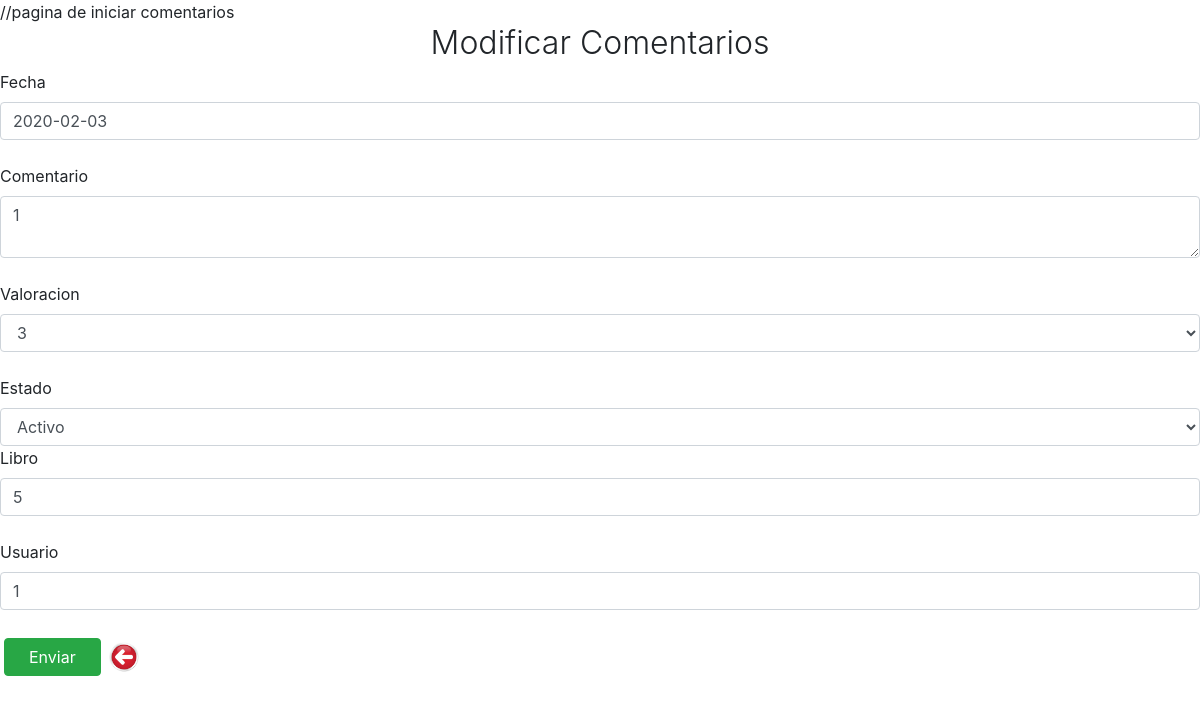
/Comentarios/modificar.php?idComentario=29, run on the app's committed database.
### tables this page shows
CREATE TABLE `comentarios` (
  `idComentario` int(11) NOT NULL,
  `fechaComentario` varchar(100) NOT NULL,
  `comentario` text NOT NULL,
  `valoracion` int(11) NOT NULL,
  `estado` int(11) NOT NULL,
  `idLibro` int(11) NOT NULL,
  `idUsuario` int(11) NOT NULL
);

### Conn/Database.php (called while the page is built, shortened)
<?php
class Databse{
  public $host = 'localhost';
  public $user = 'root';
  public $pass = '';
  public $db = 'proyectolibreria';
  function __construct()
  {
    $this->conn = $this->connectToDatabase();
    return $this->conn;
  }
  function connectToDatabase(){
    $conn = mysqli_connect($this->host, $this->user, $this->pass, $this->db);
    return $conn;
  }
}

### Comentarios/Comentarios.php (called while the page is built, shortened)
<?php
include_once(PATH . '/Conn/Database.php');
class Comentario
{
    function __construct()
    {
        $db = new Databse();
        $this->conn =  $db->__construct();
    }
    function obtenerComentario($idComentario)
    {
        $sql = "SELECT * FROM comentarios WHERE idComentario=$idComentario";
        return mysqli_fetch_object(mysqli_query($this->conn, $sql));
    }
}

### Comentarios/modificar.php (the view, shortened to what this page needs)
<!DOCTYPE html>//pagina de iniciar comentarios
<html lang="en">
<head>
    <link rel="stylesheet" href="https://stackpath.bootstrapcdn.com/bootstrap/4.4.1/css/bootstrap.min.css">
    <link rel="stylesheet" href="../includes/estilos.css">
    <link rel="stylesheet" href="../includes/fontawesome/css/all.css">
</head>
</head>
<body>
    <h2 class="text-center font-weight-light">Modificar Comentarios</h2>
    <?php
    include('Comentarios.php');
    $comentario1 = new Comentario();
    $dc = $comentario1->obtenerComentario($_GET['idComentario']);
    ?>
    <form method="POST" class="m3">
    <div class="form-group">
        <div class="form_group">
        <label for="fechaComentario">Fecha</label>
        <input name="fechaComentario" class="form-control"  id="fechaComentario" placeholder="Ingresar Fecha" type="text" required value="<?= $dc->fechaComentario ?>"></br>
        </div>
        <div class="form_group">
        <label for="comentario">Comentario</label>
        <textarea name="comentario" class="form-control" id="comentario" ><?= $dc->comentario ?></textarea></br>
        </div>
        <div class="form_group">
        <label for="valoracion">Valoracion</label>
        <select name="valoracion" class="form-control" id="valoracion">
            <option value="<?= $dc->valoracion ?>"><?= $dc->valoracion ?></option>
        </select>
        </div>
        <div class="form_group">
        <label for="estado">Estado</label>
        <select name="estado" class="form-control" id="estado">
            <?php if($dc->estado==0){
                echo  "<option value='0'>Inactivo</option>";
                echo  "<option value='1'>Activo</option>";
            }else{
                echo  "<option value='1'>Activo</option>";
            }
            ?>
        </select>
        </div>
        <div class="form_group">
        <label for="idLibro">Libro</label>
        <input name="idLibro" class="form-control" id="idLibro" placeholder="Ingresar libro" type="text" require value="<?= $dc->idLibro ?>"></br>
        </div>
        <div class="form_group">
        <label for="idUsuario">Usuario</label>
        <input name="idUsuario" class="form-control" id="idUsuario" placeholder="Ingresar Usuario" type="text" require value="<?= $dc->idUsuario ?>"></br>
        </div>
        <button class="btn btn-success m-1 pl-4 pr-4" >Enviar</button>
        <img border="0" src="1.jpg" width="30" height="30" onClick="history.back()">
        </div>
    </form>
</body>
</html>

### data on the page
comentarios: fechaComentario "2020-02-03", comentario "1", valoracion "3", estado "Activo", idLibro "5", idUsuario "1"
